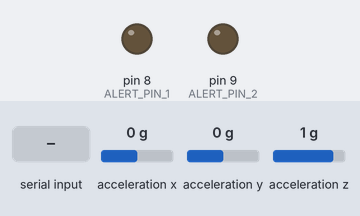
The program below on a simulated Arduino Mega 2560, built with avr-gcc and run on an emulated ATmega2560. Shown: output pins drawn as LEDs (lit = HIGH). Wiring (inferred from the names in the program): MPU-6050 motion sensor at I2C address 0x68. The test bench sets the inputs (shaded band); at power-on: acceleration x 0 g, acceleration y 0 g, acceleration z 1 g. What the program prints to the serial monitor is not drawn.

Above: at 1.2 s.
1.3 s: "ALERT\n" received over Serial
At 2.8 s:
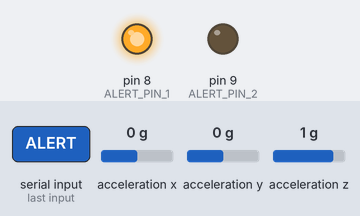
3.2 s: "NO_ALERT\n" received over Serial
At 4.6 s:
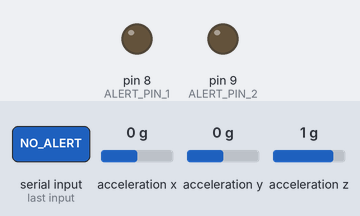
Timing chart, 0 to 6.2 s (numbered marks = the images above; inputs shaded):
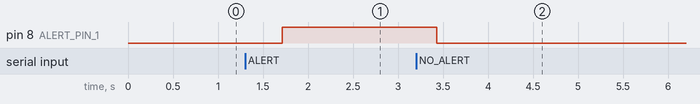

The program:

main.cpp
```cpp
#include <Arduino.h>
#include <Wire.h>
#include "Accelerometer.h"

#define CLOCK_FREQUENCY 16000000
#define FREQUENCY_LOWER_LIMIT 1
#define FREQUENCY_UPPER_LIMIT 1000

#define BUFFER_SIZE 256
#define SAMPLING_FREQUENCY 200

#define ALERT_PIN_1 8
#define ALERT_PIN_2 9

const int MPU = 0x68; // MPU6050 I2C address
volatile uint8_t AccX = 0, AccY = 0, AccZ = 0;
volatile uint8_t buffer[3][BUFFER_SIZE];
volatile bool bufferReady = true;
volatile int bufferIndex = 0;

int counterStartValue;

Accelerometer accelerometer;

void setSamplingFrequency(int frequency);
void printBuffer();
void sendBuffer();

void setup() {
  Serial.begin(115200);

  pinMode(ALERT_PIN_1, OUTPUT);
  pinMode(ALERT_PIN_2, OUTPUT);

  accelerometer.begin(MPU);

  setSamplingFrequency(SAMPLING_FREQUENCY);
}

void loop() {
  // === Read acceleromter data === //
  struct accComp readings;
  readings = accelerometer.getAcceleration();

  //For a range of +-2g, we need to divide the
  //raw values by 16384, according to the datasheet
  AccX = readings.AccX; // X-axis value
  AccY = readings.AccY; // Y-axis value
  AccZ = readings.AccZ; // Z-axis value

  if (!bufferReady) { // Buffer is full.
    // Do something to the collected data.
    // printBuffer();
    sendBuffer();
    // delay(5000);

    // Reset the buffer
    bufferIndex = 0;
    bufferReady = true;
  }

  if (Serial.available())
  {
    const int buffSize = 10;
    char inputBuffer[buffSize];
    Serial.readStringUntil('\n').toCharArray(inputBuffer, buffSize);

    String inputSerial = String(inputBuffer);

    if (inputSerial == "ALERT") {
      // giveAlert();
      digitalWrite(ALERT_PIN_1, HIGH);
    }
    else if (inputSerial == "NO_ALERT") {
      digitalWrite(ALERT_PIN_1, LOW);
    }
  }
}

void setSamplingFrequency(int frequency)
{
  // The following are internal registers in ATmega328.
  // Internal interrupts (Timers) are used to keep track of time precisely.

  // Adding lower and upper limits to frequency
  if (frequency < FREQUENCY_LOWER_LIMIT) {
    frequency = FREQUENCY_LOWER_LIMIT;
  }
  if (frequency > FREQUENCY_UPPER_LIMIT) {
    frequency = FREQUENCY_UPPER_LIMIT;
  }

  TCCR1A = 0;
  TCCR1B = 0;

  // Calculating suitable prescalar values.
  int prescaler;
  if (frequency <= 10) {
    prescaler = 256;
    TCCR1B |= (1 << CS12);
  }
  else if (frequency <= 50) {
    prescaler = 64;
    TCCR1B |= (1 << CS10) | (1 << CS11);
  }
  else if (frequency <= 500) {
    prescaler = 8;
    TCCR1B |= (1 << CS11);
  }
  else {
    prescaler = 1;
    TCCR1B |= (1 << CS10);
  }

  // Calculating the value the counter should start counting from.
  counterStartValue = 65536 - CLOCK_FREQUENCY / prescaler / frequency;
  TCNT1 = counterStartValue;

  // Enabling timer interrupts.
  TIMSK1 |= (1 << TOIE1);
}

ISR(TIMER1_OVF_vect)
{
  if (bufferReady) {
    buffer[0][bufferIndex] = AccX;
    buffer[1][bufferIndex] = AccY;
    buffer[2][bufferIndex] = AccZ;

    bufferIndex++;
    if (bufferIndex == BUFFER_SIZE) {
      bufferReady = false;
    }
  }

  TCNT1 = counterStartValue;
}

void sendBuffer() {
  Serial.println("x");
  for (int i = 0; i < BUFFER_SIZE; i++) {
    Serial.println(map(buffer[0][i], 0, 255, -200, 200)/ 100.0);
  }

  Serial.println("y");
  for (int i = 0; i < BUFFER_SIZE; i++) {
    Serial.println(map(buffer[1][i], 0, 255, -200, 200)/ 100.0);
  }

  Serial.println("z");
  for (int i = 0; i < BUFFER_SIZE; i++) {
    Serial.println(map(buffer[2][i], 0, 255, -200, 200)/ 100.0);
  }
}
```

Accelerometer.h
```cpp
#ifndef ACCELEROMETER_H
#define ACCELEROMETER_H

#include <StandardCplusplus.h>
#include <vector>

using namespace std;

struct accComp {
  uint8_t AccX;
  uint8_t AccY;
  uint8_t AccZ;
};

class Accelerometer {
    private:
    int i2c_address;
    float accX, accY, accZ;

    void readAcceleration();

    public:
    void begin(int);
    struct accComp getAcceleration();
};

#endif
```

Accelerometer.cpp
```cpp
#include <Arduino.h>
#include <StandardCplusplus.h>
#include <vector>
#include <cmath>
#include <Wire.h>

#include "Accelerometer.h"

using namespace std;

void Accelerometer::begin(int addr) {
    i2c_address = addr;

    // Initialize comunication
    Wire.begin();

    // Start communication with MPU6050
    Wire.beginTransmission(i2c_address);

    // Talk to the register 6B
    Wire.write(0x6B);

    // Make reset - place a 0 into the 6B register
    Wire.write(0x00);

    //end the transmission
    Wire.endTransmission(true);
}

void Accelerometer::readAcceleration() {
    Wire.beginTransmission(i2c_address);
    // Start with register 0x3B (ACCEL_XOUT_H)
    Wire.write(0x3B);
    Wire.endTransmission(false);
    // Read 6 registers total, each axis value is stored in 2 registers
    Wire.requestFrom(i2c_address, 6, true);

    //For a range of +-2g, we need to divide the
    //raw values by 16384, according to the datasheet
    accX = (Wire.read() << 8 | Wire.read()) / 16384.0;
    accY = (Wire.read() << 8 | Wire.read()) / 16384.0;
    accZ = (Wire.read() << 8 | Wire.read()) / 16384.0;
}

struct accComp Accelerometer::getAcceleration() {
    readAcceleration();

    struct accComp readings;

    readings.AccX = (uint8_t) map(accX * 100, -200, 200, 0, 255);
    readings.AccY = (uint8_t) map(accY * 100, -200, 200, 0, 255);
    readings.AccZ = (uint8_t) map(accZ * 100, -200, 200, 0, 255);

    return readings;
}
```

Measured:
- after the input at 1.3 s, pin 8 (ALERT_PIN_1): LOW → HIGH after 0.42 s
- after the input at 3.2 s, pin 8 (ALERT_PIN_1): HIGH → LOW after 0.23 s
